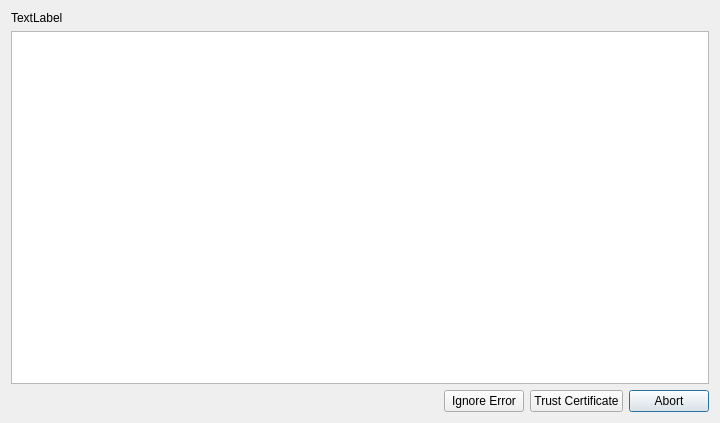
<?xml version="1.0" encoding="UTF-8"?>
<ui version="4.0">
 <class>CertificateDialog</class>
 <widget class="QDialog" name="CertificateDialog">
  <property name="geometry">
   <rect>
    <x>0</x>
    <y>0</y>
    <width>720</width>
    <height>423</height>
   </rect>
  </property>
  <property name="windowTitle">
   <string>Dialog</string>
  </property>
  <layout class="QVBoxLayout" name="verticalLayout">
   <item>
    <widget class="QLabel" name="message">
     <property name="text">
      <string>TextLabel</string>
     </property>
     <property name="alignment">
      <set>Qt::AlignLeading|Qt::AlignLeft|Qt::AlignTop</set>
     </property>
     <property name="wordWrap">
      <bool>true</bool>
     </property>
    </widget>
   </item>
   <item>
    <widget class="QPlainTextEdit" name="certificate">
     <property name="readOnly">
      <bool>true</bool>
     </property>
    </widget>
   </item>
   <item>
    <layout class="QHBoxLayout" name="horizontalLayout">
     <item>
      <spacer name="horizontalSpacer">
       <property name="orientation">
        <enum>Qt::Horizontal</enum>
       </property>
       <property name="sizeHint" stdset="0">
        <size>
         <width>40</width>
         <height>20</height>
        </size>
       </property>
      </spacer>
     </item>
     <item>
      <widget class="QPushButton" name="btnIgnore">
       <property name="text">
        <string>Ignore Error</string>
       </property>
      </widget>
     </item>
     <item>
      <widget class="QPushButton" name="btnTrust">
       <property name="text">
        <string>Trust Certificate</string>
       </property>
      </widget>
     </item>
     <item>
      <widget class="QPushButton" name="btnAbort">
       <property name="text">
        <string>Abort</string>
       </property>
       <property name="default">
        <bool>true</bool>
       </property>
      </widget>
     </item>
    </layout>
   </item>
  </layout>
 </widget>
 <resources/>
 <connections>
  <connection>
   <sender>btnIgnore</sender>
   <signal>clicked()</signal>
   <receiver>CertificateDialog</receiver>
   <slot>accept()</slot>
   <hints>
    <hint type="sourcelabel">
     <x>475</x>
     <y>402</y>
    </hint>
    <hint type="destinationlabel">
     <x>374</x>
     <y>397</y>
    </hint>
   </hints>
  </connection>
  <connection>
   <sender>btnTrust</sender>
   <signal>clicked()</signal>
   <receiver>CertificateDialog</receiver>
   <slot>accept()</slot>
   <hints>
    <hint type="sourcelabel">
     <x>563</x>
     <y>404</y>
    </hint>
    <hint type="destinationlabel">
     <x>287</x>
     <y>395</y>
    </hint>
   </hints>
  </connection>
  <connection>
   <sender>btnAbort</sender>
   <signal>clicked()</signal>
   <receiver>CertificateDialog</receiver>
   <slot>reject()</slot>
   <hints>
    <hint type="sourcelabel">
     <x>670</x>
     <y>406</y>
    </hint>
    <hint type="destinationlabel">
     <x>717</x>
     <y>395</y>
    </hint>
   </hints>
  </connection>
 </connections>
</ui>
